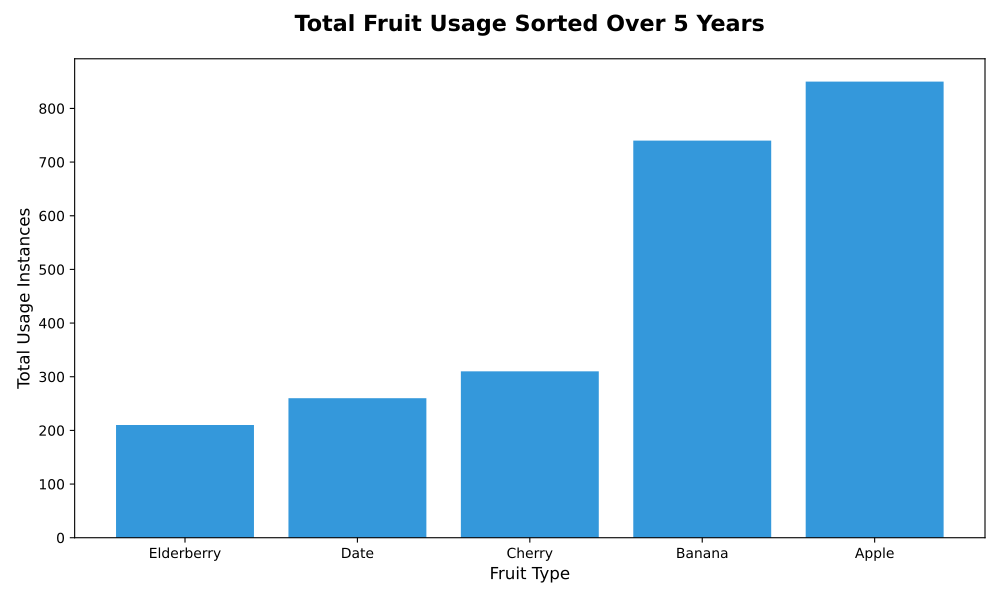

Here is the Python script that generated this plot:
import matplotlib.pyplot as plt
import numpy as np

fruit_types = ['Apple', 'Banana', 'Cherry', 'Date', 'Elderberry']

usage_data = np.array([
    [150, 160, 170, 180, 190],  # Apple
    [140, 135, 150, 160, 155],  # Banana
    [50, 55, 60, 65, 80],       # Cherry
    [40, 45, 50, 55, 70],       # Date
    [30, 35, 40, 45, 60]        # Elderberry
])

# Compute total usage across all years
total_usage = usage_data.sum(axis=1)

# Sort the fruit types by total usage
sorted_indices = np.argsort(total_usage)

sorted_fruit_types = [fruit_types[i] for i in sorted_indices]
sorted_total_usage = total_usage[sorted_indices]

fig, ax = plt.subplots(figsize=(10, 6))

# Use a single color for all bars
color = '#3498db'

# Plot sorted bar chart
ax.bar(sorted_fruit_types, sorted_total_usage, color=color)

ax.set_xlabel('Fruit Type', fontsize=12)
ax.set_ylabel('Total Usage Instances', fontsize=12)
ax.set_title('Total Fruit Usage Sorted Over 5 Years', fontsize=16, fontweight='bold', pad=20)

plt.tight_layout()
plt.show()
